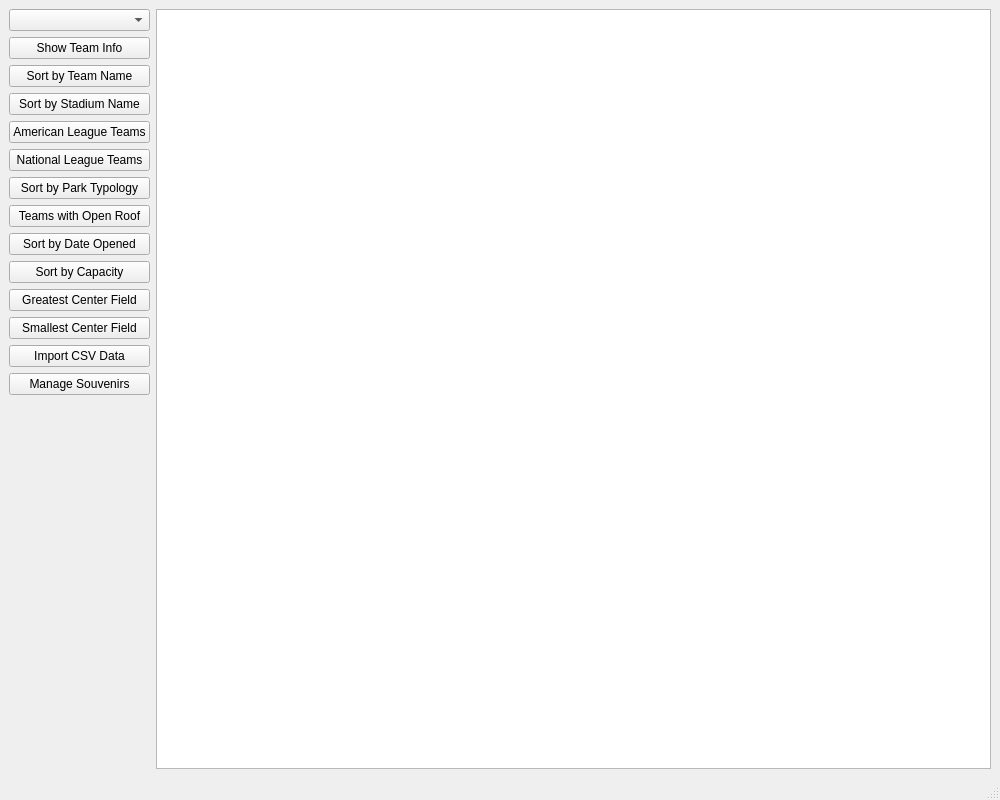
<?xml version="1.0" encoding="UTF-8"?>
<ui version="4.0">
 <class>MainWindow</class>
 <widget class="QMainWindow" name="MainWindow">
  <property name="geometry">
   <rect>
    <x>0</x>
    <y>0</y>
    <width>1000</width>
    <height>800</height>
   </rect>
  </property>
  <property name="windowTitle">
   <string>MLB Stadium Information</string>
  </property>
  <widget class="QWidget" name="centralwidget">
   <layout class="QHBoxLayout" name="horizontalLayout">
    <item>
     <layout class="QVBoxLayout" name="buttonLayout">
      <item>
       <widget class="QComboBox" name="teamComboBox">
        <property name="minimumWidth">
         <number>200</number>
        </property>
       </widget>
      </item>
      <item>
       <widget class="QPushButton" name="teamInfoButton">
        <property name="text">
         <string>Show Team Info</string>
        </property>
       </widget>
      </item>
      <item>
       <widget class="QPushButton" name="sortByTeamButton">
        <property name="text">
         <string>Sort by Team Name</string>
        </property>
       </widget>
      </item>
      <item>
       <widget class="QPushButton" name="sortByStadiumButton">
        <property name="text">
         <string>Sort by Stadium Name</string>
        </property>
       </widget>
      </item>
      <item>
       <widget class="QPushButton" name="americanLeagueButton">
        <property name="text">
         <string>American League Teams</string>
        </property>
       </widget>
      </item>
      <item>
       <widget class="QPushButton" name="nationalLeagueButton">
        <property name="text">
         <string>National League Teams</string>
        </property>
       </widget>
      </item>
      <item>
       <widget class="QPushButton" name="typologyButton">
        <property name="text">
         <string>Sort by Park Typology</string>
        </property>
       </widget>
      </item>
      <item>
       <widget class="QPushButton" name="openRoofButton">
        <property name="text">
         <string>Teams with Open Roof</string>
        </property>
       </widget>
      </item>
      <item>
       <widget class="QPushButton" name="dateOpenedButton">
        <property name="text">
         <string>Sort by Date Opened</string>
        </property>
       </widget>
      </item>
      <item>
       <widget class="QPushButton" name="capacityButton">
        <property name="text">
         <string>Sort by Capacity</string>
        </property>
       </widget>
      </item>
      <item>
       <widget class="QPushButton" name="maxCenterFieldButton">
        <property name="text">
         <string>Greatest Center Field</string>
        </property>
       </widget>
      </item>
      <item>
       <widget class="QPushButton" name="minCenterFieldButton">
        <property name="text">
         <string>Smallest Center Field</string>
        </property>
       </widget>
      </item>
      <item>
       <widget class="QPushButton" name="importCSVButton">
        <property name="text">
         <string>Import CSV Data</string>
        </property>
       </widget>
      </item>
      <item>
       <widget class="QPushButton" name="manageSouvenirsButton">
        <property name="text">
         <string>Manage Souvenirs</string>
        </property>
       </widget>
      </item>
      <item>
       <spacer name="verticalSpacer">
        <property name="orientation">
         <enum>Qt::Vertical</enum>
        </property>
        <property name="sizeHint" stdset="0">
         <size>
          <width>20</width>
          <height>40</height>
         </size>
        </property>
       </spacer>
      </item>
     </layout>
    </item>
    <item>
     <widget class="QTableWidget" name="resultsTable">
      <property name="minimumWidth">
       <number>700</number>
      </property>
     </widget>
    </item>
   </layout>
  </widget>
  <widget class="QMenuBar" name="menubar">
   <property name="geometry">
    <rect>
     <x>0</x>
     <y>0</y>
     <width>1000</width>
     <height>24</height>
    </rect>
   </property>
  </widget>
  <widget class="QStatusBar" name="statusbar"/>
 </widget>
 <resources/>
 <connections/>
</ui> 
